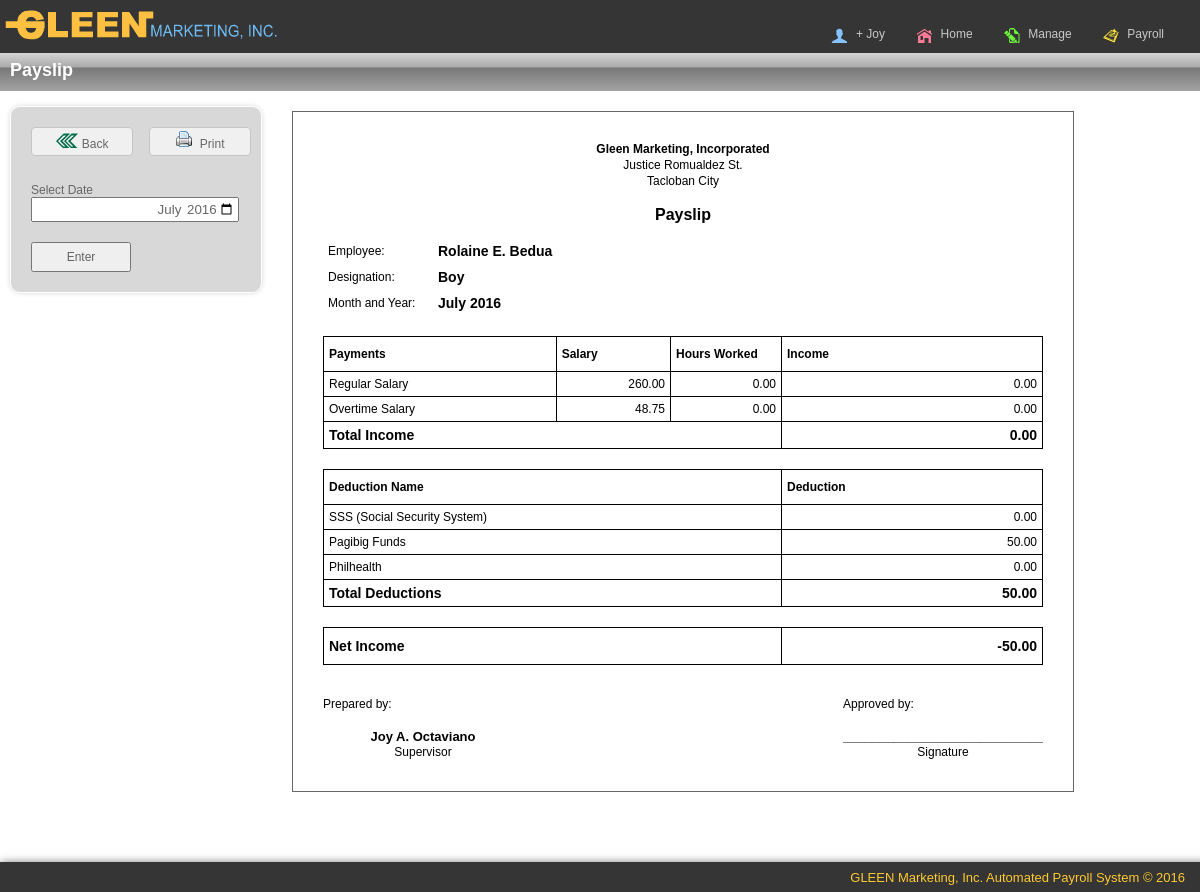
Page /home.php?action=view_payslip&id=2014-B9019RE (signed in) on the committed database.
### tables this page shows
CREATE TABLE IF NOT EXISTS `users` (
  `uid` int(11) NOT NULL AUTO_INCREMENT,
  `empID` varchar(20) NOT NULL,
  `username` varchar(20) NOT NULL,
  `password` varchar(20) NOT NULL,
  `position` varchar(20) NOT NULL,
  PRIMARY KEY (`uid`)
);

CREATE TABLE IF NOT EXISTS `employees` (
  `id` int(20) NOT NULL AUTO_INCREMENT,
  `empID` varchar(20) NOT NULL,
  `Fname` varchar(20) NOT NULL,
  `Mname` varchar(20) NOT NULL,
  `Lname` varchar(20) NOT NULL,
  `Address` varchar(200) NOT NULL,
  `Position` varchar(20) NOT NULL,
  `status` varchar(10) NOT NULL,
  PRIMARY KEY (`id`)
);

CREATE TABLE IF NOT EXISTS `position` (
  `pid` int(11) NOT NULL AUTO_INCREMENT,
  `Pname` varchar(20) NOT NULL,
  `Salary` decimal(20,0) NOT NULL,
  PRIMARY KEY (`pid`)
);

CREATE TABLE IF NOT EXISTS `deductions` (
  `id` int(11) NOT NULL,
  `pid` int(11) NOT NULL,
  `Amount` decimal(11,0) NOT NULL
);

### models/functions.php (called while the page is built, shortened)
<?php
    function getDeduct($pid, $did){
        $result = mysql_query("SELECT Amount FROM deductions WHERE pid = '$pid' and id = $did");
        return $result;
    }
    function getName2($id){
        $result = mysql_query("SELECT * FROM employees WHERE empID ='$id'");
        return $result;
    }
    function getPos($pos){
        $result = mysql_query("SELECT * FROM position WHERE pid = '$pos' LIMIT 1");
        return $result;
    }
    function getEmpInfo($id){
        $result = mysql_query("SELECT * FROM employees WHERE id = '$id'");
        return $result;
    }
    function getUname($id){
        $result = mysql_query("SELECT * FROM users WHERE empID = '$id'");
        return $result;
    }
 ?>

### body/payslip.php (the view, shortened to what this page needs)
<h2>Payslip</h2>
<article class="pos_main">
<form method="post" action="home.php" class="add_user">
	<?php
			$prep2 = getEmpInfo($_SESSION['user_id']);
			$row = mysql_fetch_array($prep2);
			$mi = str_split($row['Mname']);
			$prep2 = $row['Fname'] . " " . $mi[0] . ". ". $row['Lname'];
			$row = getPos($row['Position']);
			$pos = mysql_fetch_array($row);
			$position = $pos['Pname'];
			$dt = date('Y-m');
			if($mth == "01"){
				$month = "January";
			}
			elseif ($mth == "02") {
				$month = "February";
			}
			elseif ($mth == "03") {
				$month = "March";
			}
			elseif ($mth == "04") {
				$month = "April";
			}
			elseif ($mth == "05") {
				$month = "May";
			}
			elseif ($mth == "06") {
				$month = "June";
			}
			elseif ($mth == "07") {
				$month = "July";
			}
			elseif ($mth == "08") {
				$month = "August";
			}
			elseif ($mth == "09") {
				$month = "September";
			}
			elseif ($mth == "10") {
				$month = "October";
			}
			elseif ($mth == "11") {
				$month = "November";
			}
			elseif ($mth == "12") {
				$month = "December";
			}
	?>
	<a class = "print" href="payslip.php?m=<?php echo $mth; ?>&y=<?php echo $year; ?>
	&id=<?php echo $id; ?>" target = "_blank"> <img src="images/print.png"> Print</a>
	<a class = "print" href="?action=employees" style="float: left;"> <img src="images/back.png"> Back</a>
	<br><br><br><br>
	<label>Select Date</label>
	<input type = "month" class="d" name="month" value="<?php echo $dt; ?>" required>
	<br>
		<input class = "button" type="submit" name = "submit" value="Enter">
</form>
<article id="list2">
		 <?php
		 	$res = getName2($id);
		 	$r = mysql_fetch_array($res);
			$mi = str_split($r['Mname']);
			$prep = $r['Fname'] . " " . $mi[0] . ". ". $r['Lname'];
			$pid = $r['Position'];
		 	$pos = getPos($pid);
			$pos = mysql_fetch_array($pos);
			$deduct = getDeduct($pid, 1); $deduct = mysql_fetch_array($deduct);
			$s = $deduct['Amount'];
			$deduct = getDeduct($pid, 2); $deduct = mysql_fetch_array($deduct);
			$p = $deduct['Amount'];
			$deduct = getDeduct($pid, 3); $deduct = mysql_fetch_array($deduct);
			$h = $deduct['Amount'];
			$td = number_format($p + $s +$h, 2, '.', '');
			$style = "font-size: 14px; font-weight: bold";
			$total = 0; $deduction = 0; $overTime = 0;
			$Rincome = number_format(($pos['Salary']/8) * $total, 2, '.', '');
			$Oincome = number_format((($pos['Salary']/8) * 1.5) * $overTime, 2, '.', '');
		  ?>
	<label class="print" style="font-weight: bold;">Gleen Marketing, Incorporated</label>
	<label class="print">Justice Romualdez St.</label>
	<label class="print">Tacloban City</label>
	<label class="print"></label>
	<label class="print" style="font-weight: bold; font-size: 16px;">Payslip</label>
	<label class="print"></label>
	<table class="pay">
		<tr><td width="100">Employee:</td><td  style= "<?php echo $style; ?>"><?php echo $prep; ?></td></tr>
		<tr><td width="100">Designation:</td><td  style= "<?php echo $style; ?>"><?php echo $pos['Pname']; ?></td></tr>
		<tr><td width="100">Month and Year:</td><td  style= "<?php echo $style; ?>"><?php echo $month." ".$year; ?></td></tr>
	</table>
	<table class="pay2">
		<tr class="pay2">
			<th class="pay2">Payments</th>
			<th class="pay2">Salary</th>
			<th class="pay2" width="100">Hours Worked</th>
			<th class="pay2" width="250">Income</th>
		</tr>
		<tr class="pay2">
			<td class="pay2">Regular Salary</td>
			<td class="pay2" style="text-align: right;"><?php echo number_format($pos['Salary'], 2,'.', ','); ?></td>
			<td class="pay2" style="text-align: right;"><?php echo number_format($total, 2,'.', ',');?></td>
			<td class="pay2" style="text-align: right;"><?php echo number_format($Rincome, 2,'.', ',');?></td>
		</tr>
		<tr class="pay2">
			<td class="pay2">Overtime Salary</td>
			<td class="pay2" style="text-align: right;"><?php echo number_format(($pos['Salary'] * 1.5)/8, 2,'.', ',');?></td>
			<td class="pay2" style="text-align: right;"><?php echo number_format($overTime, 2,'.', ',');?></td>
			<td class="pay2" style="text-align: right;"><?php echo number_format($Oincome, 2,'.', ',');?></td>
		</tr>
		<tr class="pay2">
			<td class="pay2" colspan="3" style= "<?php echo $style; ?>">Total Income</td>
			<td class="pay2" style="text-align: right; <?php echo $style; ?>"><?php echo number_format($Oincome + $Rincome, 2,'.', ',');?></td>
		</tr>
	</table>
	<table class="pay2">
		<tr class="pay2">
			<th class="pay2">Deduction Name</th>
			<th class="pay2" width="250">Deduction</th>
		</tr>
		<tr class="pay2">
			<td class="pay2">SSS (Social Security System)</td>
			<td class="pay2" style="text-align: right;"><?php echo number_format($s, 2,'.', ','); ?></td>
		</tr>
		<tr class="pay2">
			<td class="pay2">Pagibig Funds</td>
			<td class="pay2" style="text-align: right;"><?php echo number_format($p, 2,'.', ','); ?></td>
		</tr>
		<tr class="pay2">
			<td class="pay2">Philhealth</td>
			<td class="pay2" style="text-align: right;"><?php echo number_format($h, 2,'.', ','); ?></td>
		</tr>
		<tr class="pay2">
			<td class="pay2" style= "<?php echo $style; ?>">Total Deductions</td>
			<td class="pay2" style="text-align: right; <?php echo $style; ?>"><?php echo number_format($td, 2,'.', ',');?></td>
		</tr>
	</table>
	<table class="pay2">
		<tr class="pay2">
			<th class="pay2" style= "<?php echo $style; ?>">Net Income</th>
			<th class="pay2" style= "text-align: right; <?php echo $style; ?>" width="250"><?php echo number_format($Oincome + $Rincome - $td, 2,'.', ',');?></th>
		</tr>
	</table>
		<article class="print" style="float: left;">
			<label class="print"></label><label class="print"></label>
			<label class="print" style="float: left; text-align: left;">Prepared by:</label>
			<label class="print"></label>
			<label class="print" style="font-weight: bold; font-size: 13px;"><?php echo $prep2 ?></label>
			<label class="print"><?php echo $position ?></label>
		</article>
		<article class="print">
			<label class="print"></label><label class="print"></label>
			<label class="print" style="float: left; text-align: left;">Approved by:</label>
			<label class="print"></label>
			<label class="print" style="font-weight: bold; font-size: 13px;">__________________________________</label>
			<label class="print">Signature</label>
		</article>
</article>
</article>

### body/nav.php (shortened to what this page needs)
<section class = "header">
<nav class = "menu">
	<img src="images/logo.png">
	<ul>
		<li><a><img src="images/acc.png">&nbsp; <?php
			$res = getUname($_SESSION['user_id']);
			$u = mysql_fetch_array($res);
			echo "+ ".$u['username'];
		 ?></a>
		</li>
		<li><a href="?action=home"><img src="images/home.png">&nbsp; Home</a></li>
		<li><a><img src="images/emp.png"> &nbsp; Manage</a>
		</li>
		<li><a href="?action=payroll"><img src="images/p.png">&nbsp; Payroll</a></li>
	</ul>
</nav>
</section>
<section class = "body">

### styles.css (style rules this page uses)
body { width: 100%; height: 100%; margin: 0px auto; font-family: arial; color: #676767; background-color: #fff; background-image: url('images/bg2.png'); background-position: center; background-repeat: no-repeat; background-attachment: fixed; font-size: 12px; }
section.header { width: 100%; top: 0px; z-index: 4; background-color: #353535; position: fixed; }
nav.menu { margin: 0px auto; width: 100%; }
nav.menu img { float: left; }
nav.menu ul { float: right; padding-top: 5px; margin-bottom: 0px; margin-right: 20px; }
nav.menu ul li { float: left; list-style: none; overflow: hidden; margin-right: 1px; padding: 10px 15px 10px 15px; }
nav.menu ul li a { margin-left: 2px; text-decoration: none; color: rgb(200,200,200); }
nav.menu ul:after { content: ""; clear: both; display: block; }
section.body { width: 100%; margin: 0px auto; margin-top: 45px; background-color: #ffffff; overflow: hidden; margin-bottom: 50px; }
label { float: left; width: 100px; padding-top: 10px; }
input.button { float: left; width: 100px; height: 30px; margin-right: 10px; color: rgb(100,100,100); margin-top: 20px; font-size: 12px; padding: 1px; }
h2 { background-image: url('images/header.png'); background-position: center; background-size: fill; padding: 15px 0px 10px 10px; margin-top: 0px; color: #ffffff; margin-bottom: 0px; }
form.add_user { width: 220px; float: left; overflow: hidden; padding: 10px; padding-left: 20px; background-color: #D8D8D8; margin: 15px 0px 5px 10px; padding-bottom: 20px; border-radius: 10px 10px 10px 10px; border: 1px solid #fff; box-shadow: 0px 0px 5px #D8D8D8; }
#list2 { min-width: 500px; float: left; margin-top: 5px; margin-left: 30px; overflow: hidden; margin-bottom: 50px; width: 60%; border: 1px solid; margin-top: 20px; padding: 30px; }
table { width: 100%; border-collapse: collapse; }
tr, td { padding: 5px; border: 1px solid #F1F1F1; }
th { background-image: url('images/tableheader.png'); background-repeat: repeat-x; background-position: center; padding: 10px 5px 10px 5px; text-align: left; background-size: cover; border: 1px solid #F1F1F1; }
article.pos_main { width: 100%; float: left; min-height: 200px; overflow: hidden; }
input.d { color: #676767; width: 200px; font-family: arial; padding: 2px; text-align: right; float: left; margin-left: 0px; }
a.print { float: right; width: 100px; border: 1px solid #c5c5c5; text-decoration: none; text-align: center; height: 20px; padding-top: 2px; border-radius: 4px; padding-bottom: 5px; color: #676767; overflow: hidden; background-color: rgb(240,240,240); margin-top: 10px; transition-duration: .5s; }
label.print { width: 100%; text-align: center; padding-top: 0px; height: 16px; color: #000; }
article.print { width: 200px; overflow: hidden; float: right; border: 1px auto; }
table.pay { width: 500px; margin-top: 20px; color: #000; }
table.pay td, tr { border: none; }
table.pay2 { width: 100%; margin-top: 20px; color: #000; }
th.pay2, td.pay2, tr.pay2 { border: 1px solid #000; background-image: none; }

### rows in the picture
users: username "Joy"
employees: prep "Rolaine E. Bedua"
position: Pname "Boy", Salary "260.00", Salary "0.00", ($pos['Salary']*1.5)/8 "48.75", $Oincome + $Rincome "0.00"
deductions: Amount "0.00"
deductions: Amount "50.00"
deductions: Amount "0.00"
employees: prep2 "Joy A. Octaviano"
position: Pname "Supervisor"

### other values in the picture
$month "July"
$year "2016"
$total "0.00"
$overTime "0.00"
$td "50.00"
$Oincome + $Rincome - $td "-50.00"
